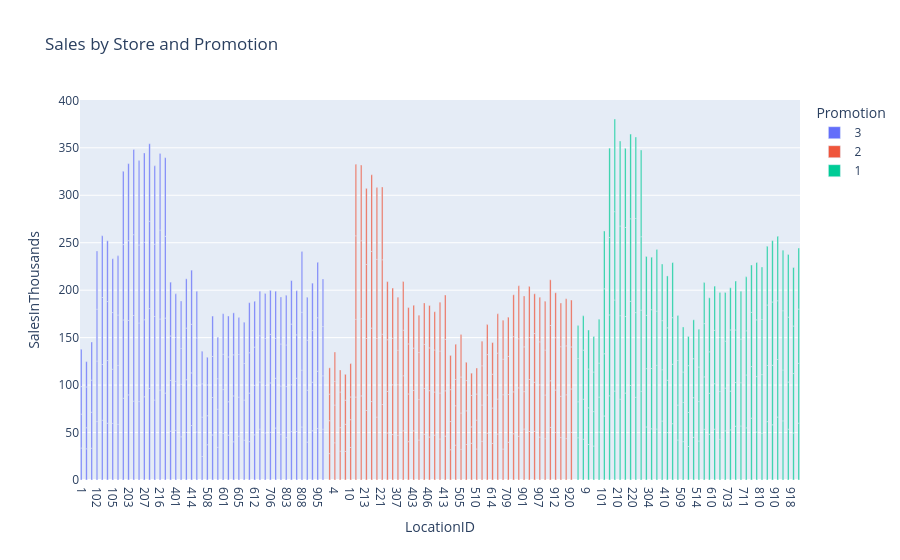

Write notebook code for a chart like this one.
### Code cell
#1 Used AI 
data = pd.read_csv("WA_Marketing-Campaign.csv")
data["Promotion"] = data["Promotion"].astype(str)
fig = px.bar(
    data,
    x="LocationID",              # your store column
    y="SalesInThousands",
    color="Promotion",           # bars colored by promotion
    barmode="group",             # side-by-side; use "stack" to stack them
    title="Sales by Store and Promotion"
)
fig.update_xaxes(type="category")   # treat store IDs as discrete categories
fig.show()

### Figure 1 — Plotly figure (JSON) as saved in the notebook; plotly's stock layout.template omitted (floating-point values rounded to 4 significant figures; data arrays with more than 128 entries replaced by an {"elided": "..."} marker saying what was removed)
{"data": [{"alignmentgroup": "True", "hovertemplate": "Promotion=3<br>LocationID=%{x}<br>SalesInThousands=%{y}<extra></extra>", "legendgroup": "3", "marker": {"color": "#636efa", "pattern": {"shape": ""}}, "name": "3", "offsetgroup": "3", "orientation": "v", "showlegend": true, "textposition": "auto", "type": "bar", "x": {"elided": "188 int values"}, "xaxis": "x", "y": {"elided": "188 float values"}, "yaxis": "y"}, {"alignmentgroup": "True", "hovertemplate": "Promotion=2<br>LocationID=%{x}<br>SalesInThousands=%{y}<extra></extra>", "legendgroup": "2", "marker": {"color": "#EF553B", "pattern": {"shape": ""}}, "name": "2", "offsetgroup": "2", "orientation": "v", "showlegend": true, "textposition": "auto", "type": "bar", "x": {"elided": "188 int values"}, "xaxis": "x", "y": {"elided": "188 float values"}, "yaxis": "y"}, {"alignmentgroup": "True", "hovertemplate": "Promotion=1<br>LocationID=%{x}<br>SalesInThousands=%{y}<extra></extra>", "legendgroup": "1", "marker": {"color": "#00cc96", "pattern": {"shape": ""}}, "name": "1", "offsetgroup": "1", "orientation": "v", "showlegend": true, "textposition": "auto", "type": "bar", "x": {"elided": "172 int values"}, "xaxis": "x", "y": {"elided": "172 float values"}, "yaxis": "y"}], "layout": {"barmode": "group", "legend": {"title": {"text": "Promotion"}, "tracegroupgap": 0}, "title": {"text": "Sales by Store and Promotion"}, "xaxis": {"anchor": "y", "domain": [0, 1], "title": {"text": "LocationID"}, "type": "category"}, "yaxis": {"anchor": "x", "domain": [0, 1], "title": {"text": "SalesInThousands"}}}}
